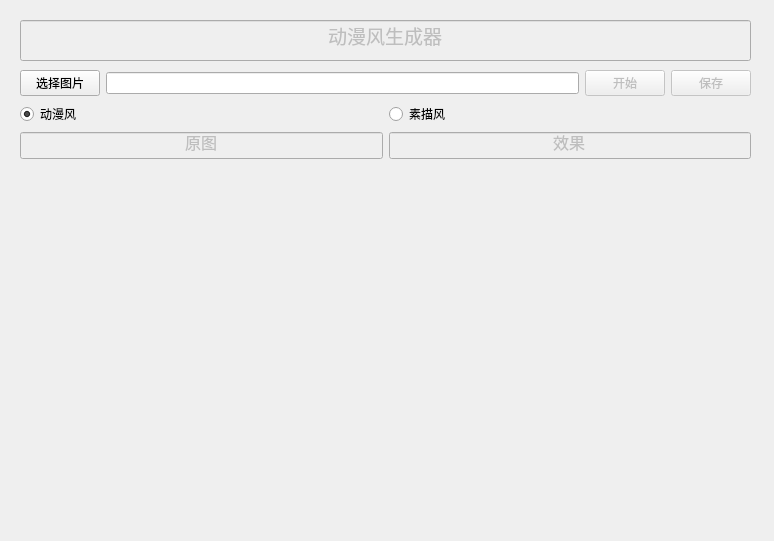
<?xml version="1.0" encoding="UTF-8"?>
<ui version="4.0">
 <class>MainWindow</class>
 <widget class="QMainWindow" name="MainWindow">
  <property name="geometry">
   <rect>
    <x>0</x>
    <y>0</y>
    <width>774</width>
    <height>541</height>
   </rect>
  </property>
  <property name="windowTitle">
   <string>动漫风生成器</string>
  </property>
  <widget class="QWidget" name="centralWidget">
   <widget class="QLineEdit" name="lineEdit">
    <property name="enabled">
     <bool>false</bool>
    </property>
    <property name="geometry">
     <rect>
      <x>20</x>
      <y>20</y>
      <width>731</width>
      <height>41</height>
     </rect>
    </property>
    <property name="font">
     <font>
      <pointsize>14</pointsize>
     </font>
    </property>
    <property name="layoutDirection">
     <enum>Qt::LeftToRight</enum>
    </property>
    <property name="text">
     <string>动漫风生成器</string>
    </property>
    <property name="alignment">
     <set>Qt::AlignCenter</set>
    </property>
   </widget>
   <widget class="QWidget" name="verticalLayoutWidget">
    <property name="geometry">
     <rect>
      <x>20</x>
      <y>70</y>
      <width>731</width>
      <height>451</height>
     </rect>
    </property>
    <layout class="QVBoxLayout" name="verticalLayout">
     <item>
      <layout class="QHBoxLayout" name="horizontalLayout_2">
       <property name="spacing">
        <number>6</number>
       </property>
       <property name="sizeConstraint">
        <enum>QLayout::SetMinimumSize</enum>
       </property>
       <item>
        <widget class="QPushButton" name="pbselect">
         <property name="text">
          <string>选择图片</string>
         </property>
        </widget>
       </item>
       <item>
        <widget class="QLineEdit" name="lineEdit_2"/>
       </item>
       <item>
        <widget class="QPushButton" name="pbstart">
         <property name="enabled">
          <bool>false</bool>
         </property>
         <property name="text">
          <string>开始</string>
         </property>
        </widget>
       </item>
       <item>
        <widget class="QPushButton" name="pbsave">
         <property name="enabled">
          <bool>false</bool>
         </property>
         <property name="text">
          <string>保存</string>
         </property>
        </widget>
       </item>
      </layout>
     </item>
     <item>
      <layout class="QHBoxLayout" name="horizontalLayout_3">
       <property name="spacing">
        <number>6</number>
       </property>
       <property name="sizeConstraint">
        <enum>QLayout::SetMinimumSize</enum>
       </property>
       <item>
        <widget class="QRadioButton" name="rbtn_dm">
         <property name="text">
          <string>动漫风</string>
         </property>
         <property name="checked">
          <bool>true</bool>
         </property>
        </widget>
       </item>
       <item>
        <widget class="QRadioButton" name="rbtn_sm">
         <property name="text">
          <string>素描风</string>
         </property>
        </widget>
       </item>
      </layout>
     </item>
     <item>
      <layout class="QHBoxLayout" name="horizontalLayout">
       <item>
        <layout class="QVBoxLayout" name="verticalLayout_3">
         <item>
          <widget class="QLineEdit" name="lineEdit_3">
           <property name="enabled">
            <bool>false</bool>
           </property>
           <property name="font">
            <font>
             <pointsize>12</pointsize>
            </font>
           </property>
           <property name="text">
            <string>原图</string>
           </property>
           <property name="alignment">
            <set>Qt::AlignCenter</set>
           </property>
          </widget>
         </item>
         <item>
          <widget class="QLabel" name="label_2">
           <property name="minimumSize">
            <size>
             <width>0</width>
             <height>20</height>
            </size>
           </property>
           <property name="text">
            <string/>
           </property>
          </widget>
         </item>
        </layout>
       </item>
       <item>
        <layout class="QVBoxLayout" name="verticalLayout_2">
         <item>
          <widget class="QLineEdit" name="lineEdit_4">
           <property name="enabled">
            <bool>false</bool>
           </property>
           <property name="font">
            <font>
             <pointsize>12</pointsize>
            </font>
           </property>
           <property name="text">
            <string>效果</string>
           </property>
           <property name="alignment">
            <set>Qt::AlignCenter</set>
           </property>
          </widget>
         </item>
         <item>
          <widget class="QLabel" name="label">
           <property name="text">
            <string/>
           </property>
          </widget>
         </item>
        </layout>
       </item>
      </layout>
     </item>
    </layout>
   </widget>
  </widget>
 </widget>
 <resources/>
 <connections/>
</ui>
